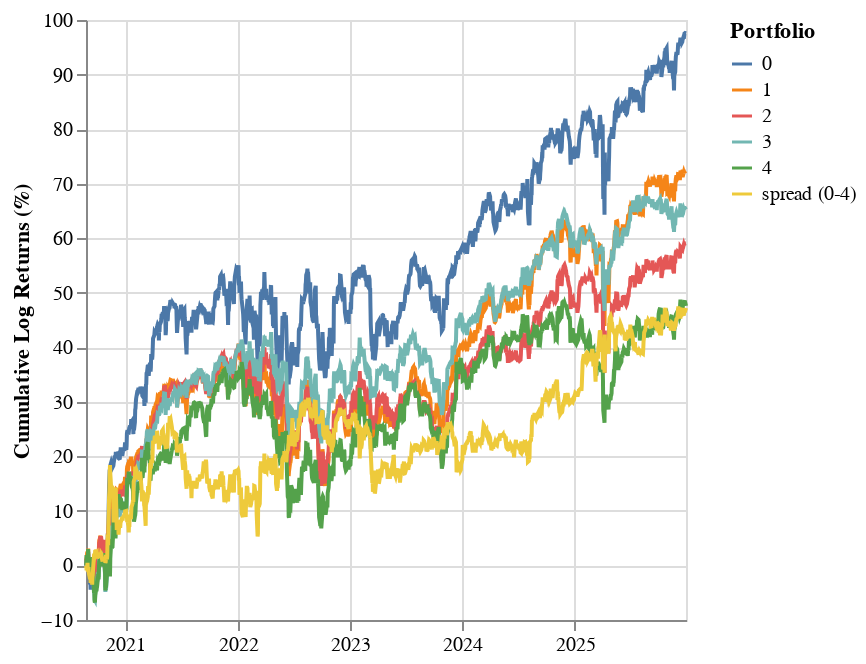

Write notebook code for a chart like this one.
### Code cell
(
    alt.Chart(df_cumulative_returns)
    .mark_line()
    .encode(
        x=alt.X("date", title=""),
        y=alt.Y("cumulative_return", title="Cumulative Log Returns (%)"),
        color=alt.Color("portfolio", title="Portfolio"),
    )
)

### Figure 1 — Vega specification as saved in the notebook (floating-point values rounded to 4 significant figures; data arrays with more than 128 entries replaced by an {"elided": "..."} marker saying what was removed)
{"$schema": "https://vega.github.io/schema/vega/v6.json", "data": [{"name": "source_0", "values": {"elided": "8052 records"}, "transform": [{"type": "formula", "expr": "toDate(datum['date'])", "as": "date"}]}, {"name": "source_0_y_domain_cumulative_return", "values": [{"min": -6.777, "max": 97.62}]}, {"name": "source_0_color_domain_portfolio", "values": [{"portfolio": "0"}, {"portfolio": "1"}, {"portfolio": "2"}, {"portfolio": "3"}, {"portfolio": "4"}, {"portfolio": "spread (0-4)"}]}], "marks": [{"type": "group", "name": "pathgroup", "from": {"facet": {"data": "source_0", "name": "faceted_path_main", "groupby": ["portfolio"]}}, "encode": {"update": {"height": {"field": {"signal": null, "datum": null, "group": "height", "parent": null}}, "width": {"field": {"signal": null, "datum": null, "group": "width", "parent": null}}}}, "marks": [{"type": "line", "name": "marks", "from": {"data": "faceted_path_main"}, "sort": {"field": "x"}, "encode": {"update": {"stroke": {"field": "portfolio", "scale": "color"}, "defined": {"signal": "isValid(datum[\"date\"]) && isFinite(+datum[\"date\"]) && isValid(datum[\"cumulative_return\"]) && isFinite(+datum[\"cumulative_return\"])"}, "x": {"field": "date", "scale": "x"}, "y": {"field": "cumulative_return", "scale": "y"}}}, "style": ["line"]}]}], "scales": [{"name": "x", "type": "time", "domain": {"data": "source_0", "field": "date"}, "range": [0, {"signal": "width"}]}, {"name": "y", "type": "linear", "domain": [{"signal": "(data(\"source_0_y_domain_cumulative_return\")[0] || {}).min"}, {"signal": "(data(\"source_0_y_domain_cumulative_return\")[0] || {}).max"}], "range": [{"signal": "height"}, 0], "nice": true, "zero": true}, {"name": "color", "type": "ordinal", "domain": {"data": "source_0_color_domain_portfolio", "field": "portfolio", "sort": true}, "range": "category"}], "axes": [{"scale": "x", "gridScale": "y", "maxExtent": 0, "domain": false, "minExtent": 0, "orient": "bottom", "grid": true, "tickCount": {"signal": "ceil(width/40)"}, "aria": false, "ticks": false, "zindex": 0, "labels": false}, {"scale": "y", "minExtent": 0, "grid": true, "ticks": false, "domain": false, "gridScale": "x", "tickCount": {"signal": "ceil(height/40)"}, "maxExtent": 0, "zindex": 0, "orient": "left", "labels": false, "aria": false}, {"scale": "x", "grid": false, "zindex": 0, "labelOverlap": true, "tickCount": {"signal": "ceil(width/40)"}, "orient": "bottom", "labelFlush": true}, {"scale": "y", "tickCount": {"signal": "ceil(height/40)"}, "orient": "left", "title": "Cumulative Log Returns (%)", "grid": false, "zindex": 0, "labelOverlap": true}], "legends": [{"title": "Portfolio", "stroke": "color", "symbolType": "stroke"}], "background": "white", "width": 300, "padding": 5, "height": 300, "style": "cell"}
